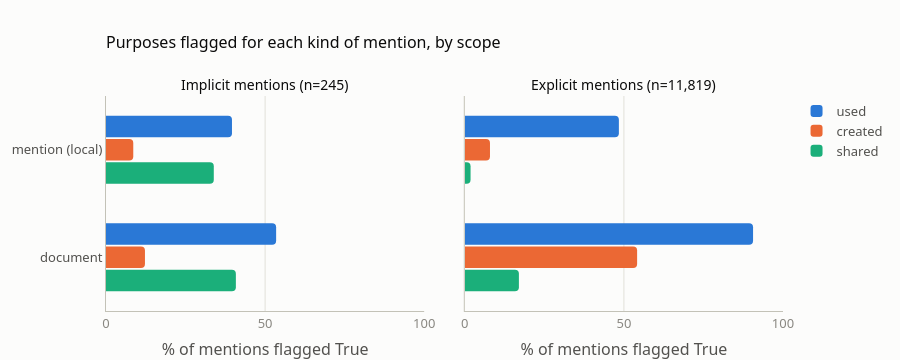

Here is the notebook cell this chart was saved with:
### Code cell
# Purposes flagged True for the implicit mentions, at mention (local) and document scope
implicit_fired = (implicit_purposes[implicit_purposes["value"]]
                  .groupby(["scope", "purpose"]).size().unstack("purpose")
                  .reindex(index=["local", "document"], columns=list(PURPOSES)).fillna(0).astype(int))


# The same as a share, next to the explicit mentions, since there are far fewer implicit ones
def share_fired(assessments, n):
    return (assessments[assessments["value"]].groupby(["scope", "purpose"]).size() / n * 100).unstack("purpose") \
        .reindex(index=["local", "document"], columns=list(PURPOSES)).fillna(0)


SCOPE_LABELS = {"local": "mention (local)", "document": "document"}
fig = make_subplots(rows=1, cols=2, shared_yaxes=True, horizontal_spacing=0.06,
                    subplot_titles=(f"Implicit mentions (n={len(implicit_mentions):,})",
                                    f"Explicit mentions (n={len(mentions):,})"))
for col, (assessments, n) in enumerate(((implicit_purposes, len(implicit_mentions)),
                                        (purpose_assessments, len(mentions))), start=1):
    share = share_fired(assessments, n)
    for k, purpose in enumerate(PURPOSES):
        fig.add_trace(go.Bar(
            x=share[purpose].values, y=[SCOPE_LABELS[s] for s in share.index], orientation="h",
            name=purpose, legendgroup=purpose, showlegend=col == 1, marker_color=STYLE["series"][k],
            hovertemplate=f"<b>{purpose}</b> · %{{y}}<br>%{{x:.1f}}% of the mentions<extra></extra>"), row=1, col=col)
fig.update_layout(title="Purposes flagged for each kind of mention, by scope", barmode="group", bargroupgap=0.08,
                  height=360, margin=dict(t=96), legend=dict(traceorder="normal"))
fig.update_xaxes(title_text="% of mentions flagged True", range=[0, 100])
fig.update_yaxes(showgrid=False, tickfont=dict(color=STYLE["ink2"]), autorange="reversed")
fig.update_annotations(font=dict(size=14, color=STYLE["ink"]))
fig.show()
implicit_fired

### Figure 1 — Plotly figure (JSON) as saved in the notebook; plotly's stock layout.template omitted (floating-point values rounded to 4 significant figures)
{"data": [{"hovertemplate": "<b>used</b> · %{y}<br>%{x:.1f}% of the mentions<extra></extra>", "legendgroup": "used", "marker": {"color": "#2a78d6"}, "name": "used", "orientation": "h", "showlegend": true, "type": "bar", "x": [39.59, 53.47], "xaxis": "x", "y": ["mention (local)", "document"], "yaxis": "y"}, {"hovertemplate": "<b>created</b> · %{y}<br>%{x:.1f}% of the mentions<extra></extra>", "legendgroup": "created", "marker": {"color": "#eb6834"}, "name": "created", "orientation": "h", "showlegend": true, "type": "bar", "x": [8.571, 12.24], "xaxis": "x", "y": ["mention (local)", "document"], "yaxis": "y"}, {"hovertemplate": "<b>shared</b> · %{y}<br>%{x:.1f}% of the mentions<extra></extra>", "legendgroup": "shared", "marker": {"color": "#1baf7a"}, "name": "shared", "orientation": "h", "showlegend": true, "type": "bar", "x": [33.88, 40.82], "xaxis": "x", "y": ["mention (local)", "document"], "yaxis": "y"}, {"hovertemplate": "<b>used</b> · %{y}<br>%{x:.1f}% of the mentions<extra></extra>", "legendgroup": "used", "marker": {"color": "#2a78d6"}, "name": "used", "orientation": "h", "showlegend": false, "type": "bar", "x": [48.42, 90.59], "xaxis": "x2", "y": ["mention (local)", "document"], "yaxis": "y2"}, {"hovertemplate": "<b>created</b> · %{y}<br>%{x:.1f}% of the mentions<extra></extra>", "legendgroup": "created", "marker": {"color": "#eb6834"}, "name": "created", "orientation": "h", "showlegend": false, "type": "bar", "x": [7.911, 54.15], "xaxis": "x2", "y": ["mention (local)", "document"], "yaxis": "y2"}, {"hovertemplate": "<b>shared</b> · %{y}<br>%{x:.1f}% of the mentions<extra></extra>", "legendgroup": "shared", "marker": {"color": "#1baf7a"}, "name": "shared", "orientation": "h", "showlegend": false, "type": "bar", "x": [1.811, 17.0], "xaxis": "x2", "y": ["mention (local)", "document"], "yaxis": "y2"}], "layout": {"annotations": [{"font": {"color": "#0b0b0b", "size": 14}, "showarrow": false, "text": "Implicit mentions (n=245)", "x": 0.235, "xanchor": "center", "xref": "paper", "y": 1.0, "yanchor": "bottom", "yref": "paper"}, {"font": {"color": "#0b0b0b", "size": 14}, "showarrow": false, "text": "Explicit mentions (n=11,819)", "x": 0.765, "xanchor": "center", "xref": "paper", "y": 1.0, "yanchor": "bottom", "yref": "paper"}], "bargroupgap": 0.08, "barmode": "group", "height": 360, "legend": {"traceorder": "normal"}, "margin": {"t": 96}, "title": {"text": "Purposes flagged for each kind of mention, by scope"}, "xaxis": {"anchor": "y", "domain": [0.0, 0.47], "range": [0, 100], "title": {"text": "% of mentions flagged True"}}, "xaxis2": {"anchor": "y2", "domain": [0.53, 1.0], "range": [0, 100], "title": {"text": "% of mentions flagged True"}}, "yaxis": {"anchor": "x", "autorange": "reversed", "domain": [0.0, 1.0], "showgrid": false, "tickfont": {"color": "#52514e"}}, "yaxis2": {"anchor": "x2", "autorange": "reversed", "domain": [0.0, 1.0], "matches": "y", "showgrid": false, "showticklabels": false, "tickfont": {"color": "#52514e"}}}}
